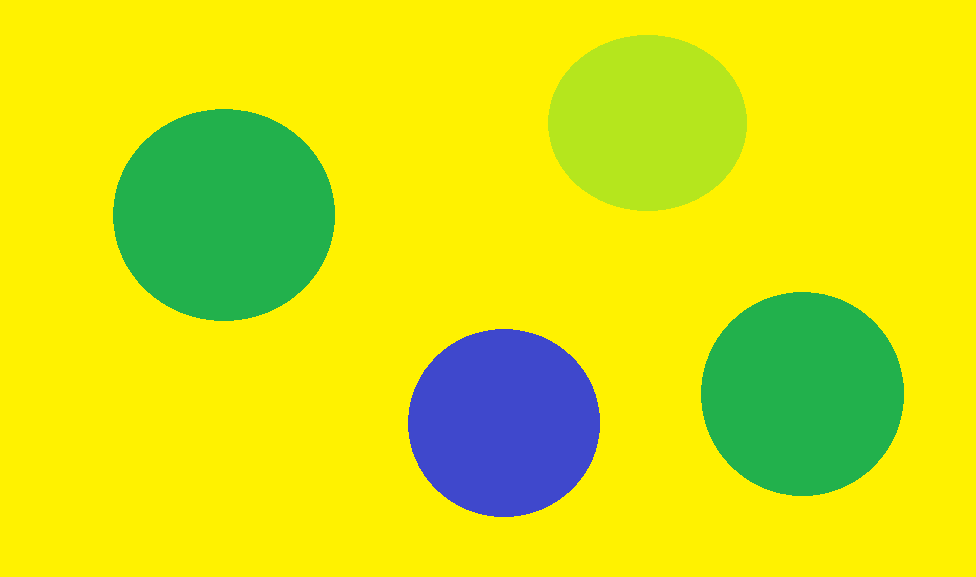
#> input picture sources/img.png, 976 x 577 px, found by its file name
$ python test.py
#> lines starting #> are read from the running program, lines starting #| are printed output that depends on the picture; after the words box and inside, x2 and y2 are one past the last pixel; in counts of white or black regions, pixels touching at a corner belong together
#> in run, frame is the input picture: shape (577, 976, 3); mean B, G, R 21, 224.8, 214.5
import cv2
import time

def create_color_mask(frame):
    # Esta é uma função de exemplo. Substitua-a pela sua implementação.
    # Por exemplo, um simples limiar binário:
    gray = cv2.cvtColor(frame, cv2.COLOR_BGR2GRAY)
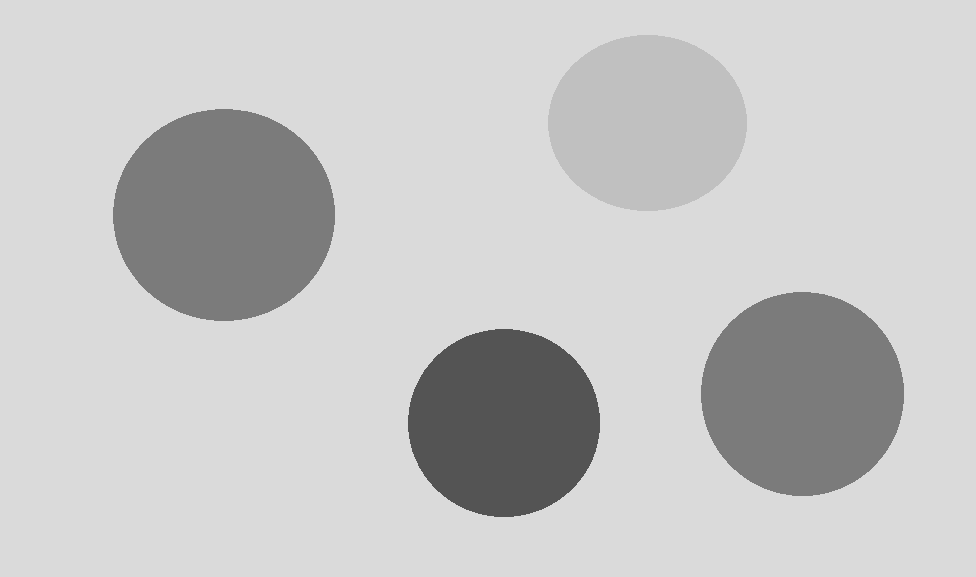
#> gray: shape (577, 976); min 84, max 218, mean 198.3
    _, mask = cv2.threshold(gray, 128, 255, cv2.THRESH_BINARY)
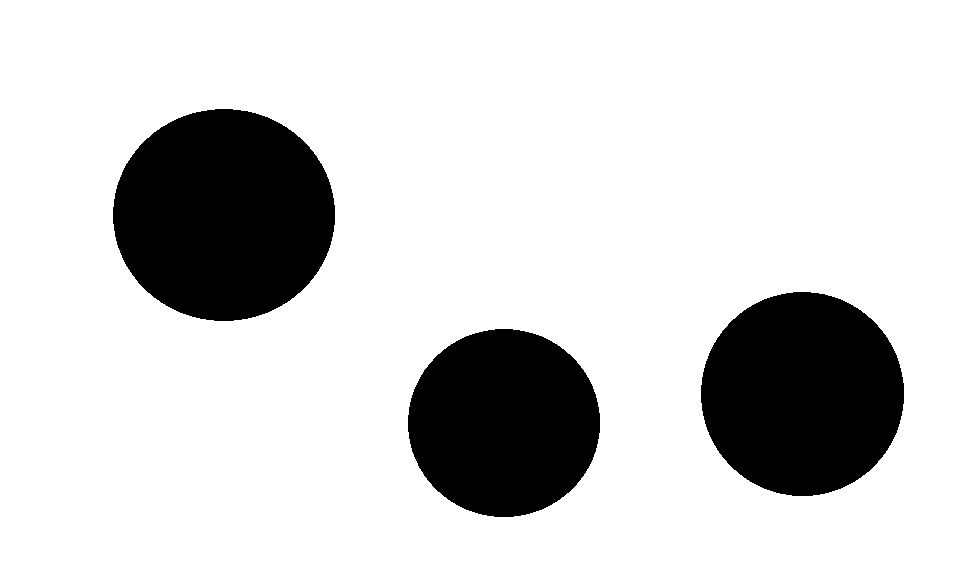
#> mask: shape (577, 976); 82.6% white; 3 black regions, box (x1, y1, x2, y2) and area: (113, 109, 335, 321) 36932, (701, 292, 904, 496) 32496, (408, 329, 600, 517) 28327
    return mask

def find_centers(mask):
    # Esta é uma função de exemplo. Substitua-a pela sua implementação.
    # Por exemplo, encontrando contornos e calculando o centro:
    contours, _ = cv2.findContours(mask, cv2.RETR_EXTERNAL, cv2.CHAIN_APPROX_SIMPLE)
#> contours = [[[0, 0], [0, 576], [975, 576], [975, 0]]]
    centers = []
    for contour in contours:
        M = cv2.moments(contour)
        if M["m00"] != 0:
            cX = int(M["m10"] / M["m00"])
            cY = int(M["m01"] / M["m00"])
            centers.append((cX, cY))
        else:
            centers.append(None)
#> this loop made 1 pass
#> (contour, cX, cY) on pass 1: ([[0, 0], [0, 576], [975, 576], [975, 0]], 487, 288)
#> after the loop, centers = [(487, 288)]
    return centers

def run():
    frame = cv2.imread('.\\sources\\img.png')
    mask = create_color_mask(frame)
    centers = find_centers(mask)
#> centers = [(487, 288)]

    for center in centers:
        if center is not None:
            cv2.circle(frame, center, 5, (0, 0, 255), -1)
#> this loop made 1 pass
#> frame: shape (577, 976, 3); 0.01% of pixels changed, all inside (x1, y1, x2, y2) = (482, 283, 493, 294)

    # Desenhar a linha vermelha atravessando a imagem original
    height, width = frame.shape[:2]
#> height = 577; width = 976
    cv2.line(frame, (0, 0), (width - 1, height - 1), (0, 0, 255), 2)  # Linha vermelha com espessura 2
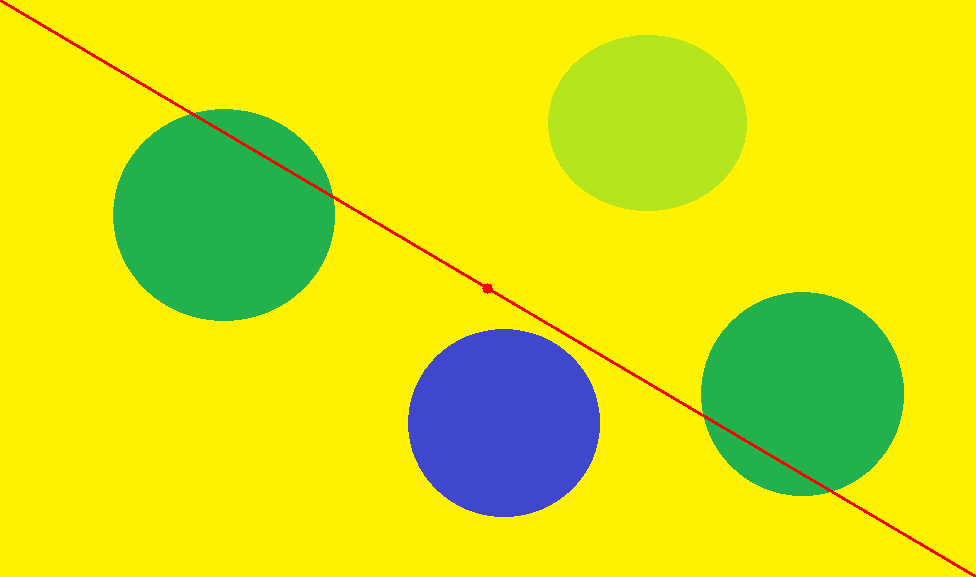
#> frame: shape (577, 976, 3); mean B, G, R 20.9, 223.5, 214.8

    cv2.imshow('frame', frame)

    key: int = cv2.waitKey(0)
#> (key q is pressed here)

    if key == ord('q'):
        return
    time.sleep(2000)

if __name__ == "__main__":
    run()
